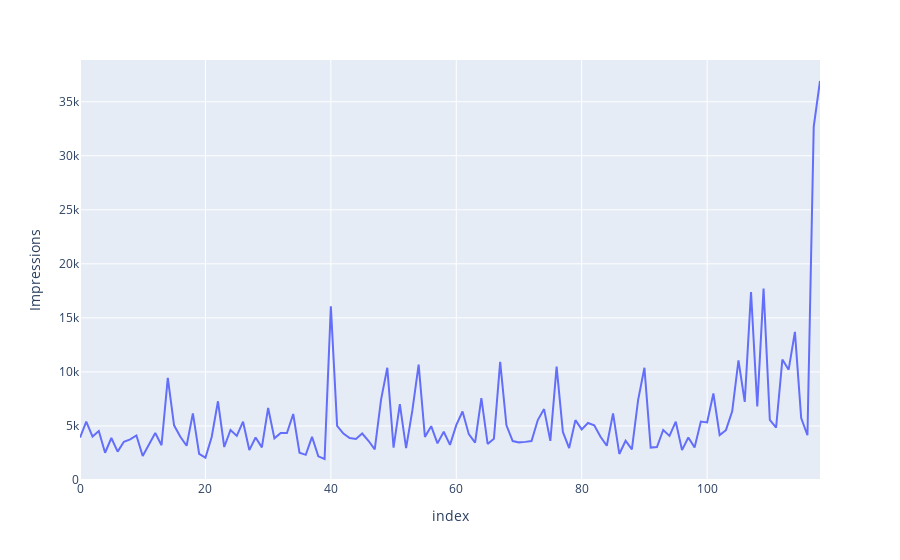

Here is the notebook cell this chart was saved with:
### Code cell
fig=px.line(data,x=data.index,y='Impressions')
fig.show()

### Figure 1 — Plotly figure (JSON) as saved in the notebook; plotly's stock layout.template omitted (floating-point values rounded to 4 significant figures)
{"data": [{"hovertemplate": "index=%{x}<br>Impressions=%{y}<extra></extra>", "legendgroup": "", "line": {"color": "#636efa", "dash": "solid"}, "marker": {"symbol": "circle"}, "mode": "lines", "name": "", "orientation": "v", "showlegend": false, "type": "scatter", "x": [0, 1, 2, 3, 4, 5, 6, 7, 8, 9, 10, 11, 12, 13, 14, 15, 16, 17, 18, 19, 20, 21, 22, 23, 24, 25, 26, 27, 28, 29, 30, 31, 32, 33, 34, 35, 36, 37, 38, 39, 40, 41, 42, 43, 44, 45, 46, 47, 48, 49, 50, 51, 52, 53, 54, 55, 56, 57, 58, 59, 60, 61, 62, 63, 64, 65, 66, 67, 68, 69, 70, 71, 72, 73, 74, 75, 76, 77, 78, 79, 80, 81, 82, 83, 84, 85, 86, 87, 88, 89, 90, 91, 92, 93, 94, 95, 96, 97, 98, 99, 100, 101, 102, 103, 104, 105, 106, 107, 108, 109, 110, 111, 112, 113, 114, 115, 116, 117, 118], "xaxis": "x", "y": [3920, 5394, 4021, 4528, 2518, 3884, 2621, 3541, 3749, 4115, 2218, 3234, 4344, 3216, 9453, 5055, 4002, 3169, 6168, 2407, 2064, 3973, 7281, 3052, 4628, 4082, 5394, 2766, 3924, 3015, 6666, 3854, 4355, 4343, 6108, 2523, 2327, 3990, 2191, 1941, 16062, 4998, 4289, 3880, 3786, 4298, 3630, 2826, 7407, 10386, 2998, 7018, 2941, 6432, 10667, 3988, 4978, 3388, 4467, 3246, 5072, 6339, 4239, 3454, 7571, 3333, 3818, 10933, 5058, 3601, 3480, 3525, 3606, 5542, 6559, 3623, 10493, 4446, 2957, 5538, 4681, 5273, 5055, 4002, 3169, 6168, 2407, 3630, 2826, 7407, 10386, 2998, 3052, 4628, 4082, 5394, 2766, 3924, 3015, 5409, 5323, 8001, 4150, 4609, 6348, 11068, 7231, 17396, 6814, 17713, 5563, 4842, 11149, 10206, 13700, 5731, 4139, 32695, 36919], "yaxis": "y"}], "layout": {"legend": {"tracegroupgap": 0}, "margin": {"t": 60}, "xaxis": {"anchor": "y", "domain": [0, 1], "title": {"text": "index"}}, "yaxis": {"anchor": "x", "domain": [0, 1], "title": {"text": "Impressions"}}}}
